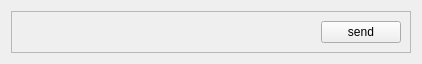
<?xml version="1.0" encoding="UTF-8"?>
<ui version="4.0">
 <class>MainBox</class>
 <widget class="QWidget" name="MainBox">
  <property name="geometry">
   <rect>
    <x>0</x>
    <y>0</y>
    <width>422</width>
    <height>61</height>
   </rect>
  </property>
  <property name="windowTitle">
   <string>Dialog</string>
  </property>
  <layout class="QVBoxLayout" name="verticalLayout">
   <item>
    <widget class="QFrame" name="frame">
     <property name="frameShape">
      <enum>QFrame::StyledPanel</enum>
     </property>
     <property name="frameShadow">
      <enum>QFrame::Raised</enum>
     </property>
     <layout class="QHBoxLayout" name="horizontalLayout">
      <item>
       <spacer name="horizontalSpacer">
        <property name="orientation">
         <enum>Qt::Horizontal</enum>
        </property>
        <property name="sizeHint" stdset="0">
         <size>
          <width>149</width>
          <height>20</height>
         </size>
        </property>
       </spacer>
      </item>
      <item>
       <widget class="QPushButton" name="btn_Send">
        <property name="text">
         <string>send</string>
        </property>
       </widget>
      </item>
     </layout>
    </widget>
   </item>
  </layout>
 </widget>
 <resources/>
 <connections/>
</ui>
